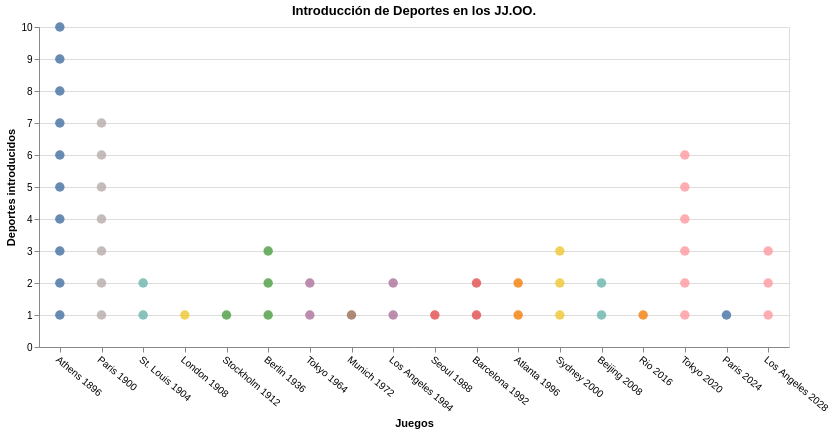

This figure's notebook cell:
### Code cell
chart

### Figure 1 — Vega-Lite specification as saved in the notebook (floating-point values rounded to 4 significant figures)
{"config": {"view": {"continuousWidth": 300, "continuousHeight": 300}}, "data": {"name": "data-c200b950f85e01b9637b3100ce471b47"}, "mark": {"type": "circle", "opacity": 0.85, "size": 90}, "encoding": {"color": {"field": "Debut", "legend": null, "type": "nominal"}, "tooltip": [{"field": "Sport", "title": "Deporte", "type": "nominal"}, {"field": "Debut", "title": "Juegos", "type": "nominal"}], "x": {"axis": {"labelAngle": 40}, "field": "Debut", "sort": ["Athens 1896", "Paris 1900", "St. Louis 1904", "London 1908", "Stockholm 1912", "Berlin 1936", "Tokyo 1964", "Munich 1972", "Los Angeles 1984", "Seoul 1988", "Barcelona 1992", "Atlanta 1996", "Sydney 2000", "Beijing 2008", "Rio 2016", "Tokyo 2020", "Paris 2024", "Los Angeles 2028"], "title": "Juegos", "type": "nominal"}, "y": {"axis": {"tickMinStep": 1}, "field": "rank", "title": "Deportes introducidos", "type": "quantitative"}}, "height": 320, "title": "Introducción de Deportes en los JJ.OO.", "width": 750, "$schema": "https://vega.github.io/schema/vega-lite/v6.1.0.json", "datasets": {"data-c200b950f85e01b9637b3100ce471b47": [{"Sport": "Archery", "Debut": "Paris 1900", "rank": 1, "year": 1900}, {"Sport": "Artistic Gymnastics", "Debut": "Athens 1896", "rank": 1, "year": 1896}, {"Sport": "Artistic Swimming", "Debut": "Los Angeles 1984", "rank": 1, "year": 1984}, {"Sport": "Athletics", "Debut": "Athens 1896", "rank": 2, "year": 1896}, {"Sport": "Badminton", "Debut": "Barcelona 1992", "rank": 1, "year": 1992}, {"Sport": "Baseball Softball", "Debut": "Barcelona 1992", "rank": 2, "year": 1992}, {"Sport": "Basketball", "Debut": "Berlin 1936", "rank": 1, "year": 1936}, {"Sport": "Basketball 3x3", "Debut": "Tokyo 2020", "rank": 1, "year": 2020}, {"Sport": "Beach Volleyball", "Debut": "Atlanta 1996", "rank": 1, "year": 1996}, {"Sport": "Boxing", "Debut": "St. Louis 1904", "rank": 1, "year": 1904}, {"Sport": "Breaking", "Debut": "Paris 2024", "rank": 1, "year": 2024}, {"Sport": "Canoe Slalom", "Debut": "Munich 1972", "rank": 1, "year": 1972}, {"Sport": "Canoe Sprint", "Debut": "Berlin 1936", "rank": 2, "year": 1936}, {"Sport": "Cricket", "Debut": "Los Angeles 2028", "rank": 1, "year": 2028}, {"Sport": "Cycling BMX Freestyle", "Debut": "Tokyo 2020", "rank": 2, "year": 2020}, {"Sport": "Cycling BMX Racing", "Debut": "Beijing 2008", "rank": 1, "year": 2008}, {"Sport": "Cycling Mountain Bike", "Debut": "Atlanta 1996", "rank": 2, "year": 1996}, {"Sport": "Cycling Road", "Debut": "Athens 1896", "rank": 3, "year": 1896}, {"Sport": "Cycling Track", "Debut": "Athens 1896", "rank": 4, "year": 1896}, {"Sport": "Diving", "Debut": "St. Louis 1904", "rank": 2, "year": 1904}, {"Sport": "Equestrian", "Debut": "Paris 1900", "rank": 2, "year": 1900}, {"Sport": "Fencing", "Debut": "Athens 1896", "rank": 5, "year": 1896}, {"Sport": "Flag Football", "Debut": "Los Angeles 2028", "rank": 2, "year": 2028}, {"Sport": "Football", "Debut": "Paris 1900", "rank": 3, "year": 1900}, {"Sport": "Golf", "Debut": "Paris 1900", "rank": 4, "year": 1900}, {"Sport": "Handball", "Debut": "Berlin 1936", "rank": 3, "year": 1936}, {"Sport": "Hockey", "Debut": "London 1908", "rank": 1, "year": 1908}, {"Sport": "Judo", "Debut": "Tokyo 1964", "rank": 1, "year": 1964}, {"Sport": "Karate", "Debut": "Tokyo 2020", "rank": 3, "year": 2020}, {"Sport": "Marathon Swimming", "Debut": "Beijing 2008", "rank": 2, "year": 2008}, {"Sport": "Modern Pentathlon", "Debut": "Stockholm 1912", "rank": 1, "year": 1912}, {"Sport": "Rhythmic Gymnastics", "Debut": "Los Angeles 1984", "rank": 2, "year": 1984}, {"Sport": "Rowing", "Debut": "Paris 1900", "rank": 5, "year": 1900}, {"Sport": "Rugby Sevens", "Debut": "Rio 2016", "rank": 1, "year": 2016}, {"Sport": "Sailing", "Debut": "Paris 1900", "rank": 6, "year": 1900}, {"Sport": "Shooting", "Debut": "Athens 1896", "rank": 6, "year": 1896}, {"Sport": "Skateboarding", "Debut": "Tokyo 2020", "rank": 4, "year": 2020}, {"Sport": "Sport Climbing", "Debut": "Tokyo 2020", "rank": 5, "year": 2020}, {"Sport": "Squash", "Debut": "Los Angeles 2028", "rank": 3, "year": 2028}, {"Sport": "Surfing", "Debut": "Tokyo 2020", "rank": 6, "year": 2020}, {"Sport": "Swimming", "Debut": "Athens 1896", "rank": 7, "year": 1896}, {"Sport": "Table Tennis", "Debut": "Seoul 1988", "rank": 1, "year": 1988}, {"Sport": "Taekwondo", "Debut": "Sydney 2000", "rank": 1, "year": 2000}, {"Sport": "Tennis", "Debut": "Athens 1896", "rank": 8, "year": 1896}, {"Sport": "Trampoline", "Debut": "Sydney 2000", "rank": 2, "year": 2000}, {"Sport": "Triathlon", "Debut": "Sydney 2000", "rank": 3, "year": 2000}, {"Sport": "Volleyball", "Debut": "Tokyo 1964", "rank": 2, "year": 1964}, {"Sport": "Water Polo", "Debut": "Paris 1900", "rank": 7, "year": 1900}, {"Sport": "Weightlifting", "Debut": "Athens 1896", "rank": 9, "year": 1896}, {"Sport": "Wrestling", "Debut": "Athens 1896", "rank": 10, "year": 1896}]}}
